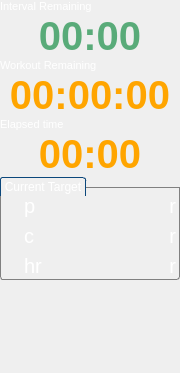
<?xml version="1.0" encoding="UTF-8"?>
<ui version="4.0">
 <class>TimeWidget</class>
 <widget class="QWidget" name="TimeWidget">
  <property name="geometry">
   <rect>
    <x>0</x>
    <y>0</y>
    <width>180</width>
    <height>373</height>
   </rect>
  </property>
  <property name="sizePolicy">
   <sizepolicy hsizetype="Preferred" vsizetype="Preferred">
    <horstretch>0</horstretch>
    <verstretch>0</verstretch>
   </sizepolicy>
  </property>
  <property name="maximumSize">
   <size>
    <width>16777215</width>
    <height>16777215</height>
   </size>
  </property>
  <property name="windowTitle">
   <string>Form</string>
  </property>
  <property name="styleSheet">
   <string notr="true">/* Background color */
QLabel {
color:white;
}


/* COULEUR LABEL */
#label_timeElapsed, #label_remainingTime {
	color: orange;
}
#label_intervalTime {
	color: rgb(89, 171, 121);
}



QGroupBox
{
    background-color:transparent;
    border-bottom-left-radius: 3px;
    border-bottom-right-radius: 3px;
    border: 1px solid #acacac;
	border-color: gray;
	margin-top: 10px;
    
}

QGroupBox::title
{
    subcontrol-origin: margin;	
    border-top-left-radius: 3px;
    border-top-right-radius: 3px;
    border: 1px solid #0b477b;
    border-bottom: none;
    background-color: qlineargradient(x1: 0, y1: 0, x2: 0, y2: 1,
        stop: 0 #005192, stop: 1 #002f60);
    padding: 2 2px;
    color: white;   
}













</string>
  </property>
  <layout class="QGridLayout" name="gridLayout">
   <property name="leftMargin">
    <number>0</number>
   </property>
   <property name="topMargin">
    <number>0</number>
   </property>
   <property name="rightMargin">
    <number>0</number>
   </property>
   <property name="bottomMargin">
    <number>0</number>
   </property>
   <property name="spacing">
    <number>0</number>
   </property>
   <item row="10" column="0">
    <spacer name="verticalSpacer">
     <property name="orientation">
      <enum>Qt::Vertical</enum>
     </property>
     <property name="sizeHint" stdset="0">
      <size>
       <width>20</width>
       <height>40</height>
      </size>
     </property>
    </spacer>
   </item>
   <item row="5" column="0">
    <widget class="QLabel" name="label_timeElapsed">
     <property name="sizePolicy">
      <sizepolicy hsizetype="Preferred" vsizetype="Preferred">
       <horstretch>0</horstretch>
       <verstretch>0</verstretch>
      </sizepolicy>
     </property>
     <property name="font">
      <font>
       <pointsize>30</pointsize>
       <weight>75</weight>
       <bold>true</bold>
       <stylestrategy>PreferAntialias</stylestrategy>
      </font>
     </property>
     <property name="text">
      <string>00:00</string>
     </property>
     <property name="alignment">
      <set>Qt::AlignCenter</set>
     </property>
    </widget>
   </item>
   <item row="2" column="0">
    <widget class="QLabel" name="label_timeWorkoutRemaining_txt">
     <property name="font">
      <font>
       <pointsize>8</pointsize>
      </font>
     </property>
     <property name="text">
      <string>Workout Remaining</string>
     </property>
    </widget>
   </item>
   <item row="0" column="0">
    <widget class="QLabel" name="label_timeInterval_txt">
     <property name="font">
      <font>
       <pointsize>8</pointsize>
      </font>
     </property>
     <property name="text">
      <string>Interval Remaining</string>
     </property>
    </widget>
   </item>
   <item row="1" column="0">
    <widget class="QLabel" name="label_intervalTime">
     <property name="sizePolicy">
      <sizepolicy hsizetype="Preferred" vsizetype="Preferred">
       <horstretch>0</horstretch>
       <verstretch>0</verstretch>
      </sizepolicy>
     </property>
     <property name="font">
      <font>
       <pointsize>30</pointsize>
       <weight>75</weight>
       <bold>true</bold>
       <stylestrategy>PreferAntialias</stylestrategy>
      </font>
     </property>
     <property name="text">
      <string>00:00</string>
     </property>
     <property name="alignment">
      <set>Qt::AlignCenter</set>
     </property>
    </widget>
   </item>
   <item row="3" column="0">
    <widget class="QLabel" name="label_remainingTime">
     <property name="sizePolicy">
      <sizepolicy hsizetype="Preferred" vsizetype="Preferred">
       <horstretch>0</horstretch>
       <verstretch>0</verstretch>
      </sizepolicy>
     </property>
     <property name="font">
      <font>
       <pointsize>30</pointsize>
       <weight>75</weight>
       <bold>true</bold>
       <stylestrategy>PreferAntialias</stylestrategy>
      </font>
     </property>
     <property name="text">
      <string>00:00:00</string>
     </property>
     <property name="alignment">
      <set>Qt::AlignCenter</set>
     </property>
    </widget>
   </item>
   <item row="4" column="0">
    <widget class="QLabel" name="label_timeWorkoutElaps_txt">
     <property name="font">
      <font>
       <pointsize>8</pointsize>
      </font>
     </property>
     <property name="text">
      <string>Elapsed time</string>
     </property>
    </widget>
   </item>
   <item row="6" column="0">
    <widget class="QGroupBox" name="groupBox">
     <property name="sizePolicy">
      <sizepolicy hsizetype="Preferred" vsizetype="Preferred">
       <horstretch>0</horstretch>
       <verstretch>0</verstretch>
      </sizepolicy>
     </property>
     <property name="title">
      <string>Current Target</string>
     </property>
     <layout class="QVBoxLayout" name="verticalLayout">
      <property name="spacing">
       <number>6</number>
      </property>
      <property name="leftMargin">
       <number>0</number>
      </property>
      <property name="topMargin">
       <number>6</number>
      </property>
      <property name="rightMargin">
       <number>3</number>
      </property>
      <property name="bottomMargin">
       <number>1</number>
      </property>
      <item>
       <layout class="QHBoxLayout" name="horizontalLayout">
        <property name="spacing">
         <number>3</number>
        </property>
        <item>
         <widget class="QLabel" name="label_imagePower">
          <property name="sizePolicy">
           <sizepolicy hsizetype="Minimum" vsizetype="Minimum">
            <horstretch>0</horstretch>
            <verstretch>0</verstretch>
           </sizepolicy>
          </property>
          <property name="minimumSize">
           <size>
            <width>20</width>
            <height>20</height>
           </size>
          </property>
          <property name="maximumSize">
           <size>
            <width>20</width>
            <height>20</height>
           </size>
          </property>
          <property name="text">
           <string/>
          </property>
         </widget>
        </item>
        <item>
         <widget class="QLabel" name="label_targetPower">
          <property name="minimumSize">
           <size>
            <width>0</width>
            <height>0</height>
           </size>
          </property>
          <property name="font">
           <font>
            <pointsize>15</pointsize>
           </font>
          </property>
          <property name="text">
           <string>p</string>
          </property>
         </widget>
        </item>
        <item>
         <widget class="QLabel" name="label_rangePower">
          <property name="font">
           <font>
            <pointsize>15</pointsize>
           </font>
          </property>
          <property name="text">
           <string>r</string>
          </property>
          <property name="alignment">
           <set>Qt::AlignRight|Qt::AlignTrailing|Qt::AlignVCenter</set>
          </property>
         </widget>
        </item>
       </layout>
      </item>
      <item>
       <layout class="QHBoxLayout" name="horizontalLayout_4">
        <property name="spacing">
         <number>3</number>
        </property>
        <item>
         <widget class="QLabel" name="label_imageCad">
          <property name="sizePolicy">
           <sizepolicy hsizetype="Minimum" vsizetype="Minimum">
            <horstretch>0</horstretch>
            <verstretch>0</verstretch>
           </sizepolicy>
          </property>
          <property name="minimumSize">
           <size>
            <width>20</width>
            <height>20</height>
           </size>
          </property>
          <property name="maximumSize">
           <size>
            <width>20</width>
            <height>20</height>
           </size>
          </property>
          <property name="text">
           <string/>
          </property>
         </widget>
        </item>
        <item>
         <widget class="QLabel" name="label_targetCad">
          <property name="minimumSize">
           <size>
            <width>0</width>
            <height>0</height>
           </size>
          </property>
          <property name="font">
           <font>
            <pointsize>15</pointsize>
           </font>
          </property>
          <property name="text">
           <string>c</string>
          </property>
         </widget>
        </item>
        <item>
         <widget class="QLabel" name="label_rangeCad">
          <property name="font">
           <font>
            <pointsize>15</pointsize>
           </font>
          </property>
          <property name="text">
           <string>r</string>
          </property>
          <property name="alignment">
           <set>Qt::AlignRight|Qt::AlignTrailing|Qt::AlignVCenter</set>
          </property>
         </widget>
        </item>
       </layout>
      </item>
      <item>
       <layout class="QHBoxLayout" name="horizontalLayout_3">
        <property name="spacing">
         <number>3</number>
        </property>
        <item>
         <widget class="QLabel" name="label_imageHr">
          <property name="sizePolicy">
           <sizepolicy hsizetype="Minimum" vsizetype="Minimum">
            <horstretch>0</horstretch>
            <verstretch>0</verstretch>
           </sizepolicy>
          </property>
          <property name="minimumSize">
           <size>
            <width>20</width>
            <height>20</height>
           </size>
          </property>
          <property name="maximumSize">
           <size>
            <width>20</width>
            <height>20</height>
           </size>
          </property>
          <property name="text">
           <string/>
          </property>
         </widget>
        </item>
        <item>
         <widget class="QLabel" name="label_targetHr">
          <property name="minimumSize">
           <size>
            <width>0</width>
            <height>0</height>
           </size>
          </property>
          <property name="font">
           <font>
            <pointsize>15</pointsize>
           </font>
          </property>
          <property name="text">
           <string>hr</string>
          </property>
         </widget>
        </item>
        <item>
         <widget class="QLabel" name="label_rangeHr">
          <property name="font">
           <font>
            <pointsize>15</pointsize>
           </font>
          </property>
          <property name="text">
           <string>r</string>
          </property>
          <property name="alignment">
           <set>Qt::AlignRight|Qt::AlignTrailing|Qt::AlignVCenter</set>
          </property>
         </widget>
        </item>
       </layout>
      </item>
     </layout>
    </widget>
   </item>
  </layout>
 </widget>
 <resources/>
 <connections/>
</ui>
